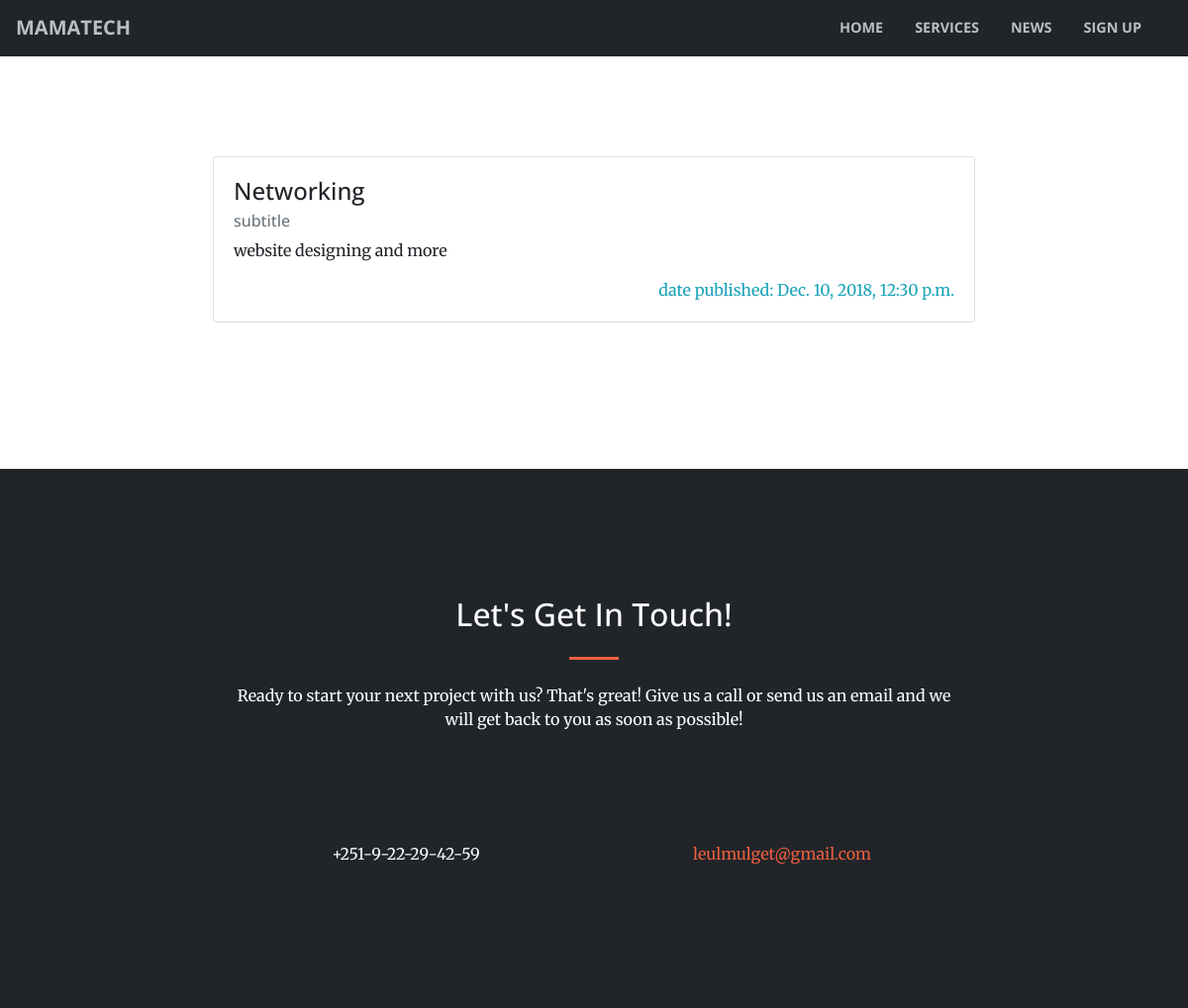
/SERVICES/3/detail, run on the app's committed database.
### SERVICES/models.py (models this page shows, shortened)
class Service(models.Model):
    Title       = models.CharField(max_length = 20)
    Sub_Title    = models.CharField(max_length = 30)
    Description = models.TextField(null = True , blank=True)
    pub_date    = models.DateTimeField('date published' , auto_now_add=True)
    modified    =  models.DateTimeField('modified', auto_now=True)

### SERVICES/views.py (the view)
# urls.py: path('<int:id>/detail' ,  login_required(views.detail) , name = 'detail'),
def detail(request , id):
    model = Service
    try:
        service = Service.objects.get(id = id)
    except:
        raise Http404
    context = {
        'service' : service
    }
    return render(request , 'SERVICES/detail.html' , context)

### SERVICES/templates/SERVICES/detail.html
{% include '../header.html'%}
{% block body%}
<section style="margin-bottom: 20px;margin-top: 20px;">
<div class="col-md-8 offset-md-2" style="margin-top: 10px;">
        <div class="card">
          <div class="card-body">
            <h4 class="card-title">{{service.Title}}</h4>
            <h6 class="card-subtitle mb-2 text-muted">subtitle</h6>
            <p class="card-text">{{service.Description}}</p>
            <p class = 'card-text text-right text-info'> date published: {{service.pub_date}}</p>
          </div>
        </div>
      </div>
</section>
{%endblock%}
{% include '../footer.html'%}

### data on the page
Service: Title "Networking", Description "website designing and more", pub_date "Dec. 10, 2018, 12:30 p.m."
